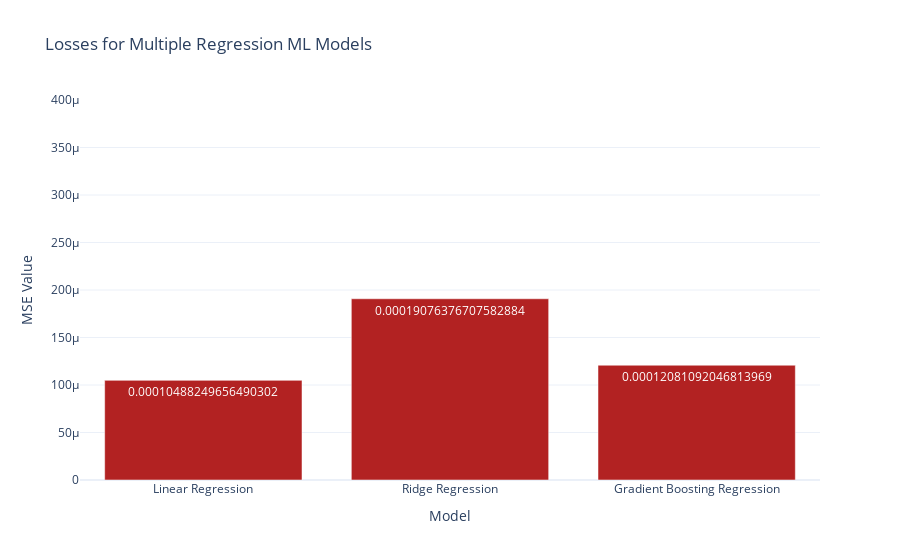

The notebook cell saved with this chart:
### Code cell
Regression_models = ['Linear Regression', 'Ridge Regression','Gradient Boosting Regression']
reg_accuracies = [LR_train_r2, RR_test_r2, GB_test_r2]
reg_loss = [LR_mse, RR_mse, GB_mse]

fig = go.Figure()

fig.add_trace(go.Bar(
    x=Regression_models,
    y=reg_loss,
    name='Loss (MSE)',
    marker_color='firebrick',
    text=[f'{loss}' for loss in reg_loss],
    textposition='auto'
))

fig.update_layout(
    title='Losses for Multiple Regression ML Models',
    xaxis_title='Model',
    yaxis_title='MSE Value',
    yaxis_range=[0, 0.0004],  # Adjust y-axis range accordingly
    template='plotly_white',
    barmode='group'  # Group bars for each model
)

### Figure 1 — Plotly figure (JSON) as saved in the notebook; plotly's stock layout.template omitted (floating-point values rounded to 4 significant figures)
{"data": [{"marker": {"color": "firebrick"}, "name": "Loss (MSE)", "text": ["0.00010488249656490302", "0.00019076376707582884", "0.00012081092046813969"], "textposition": "auto", "type": "bar", "x": ["Linear Regression", "Ridge Regression", "Gradient Boosting Regression"], "y": [0.0001049, 0.0001908, 0.0001208]}], "layout": {"barmode": "group", "title": {"text": "Losses for Multiple Regression ML Models"}, "xaxis": {"title": {"text": "Model"}}, "yaxis": {"range": [0, 0.0004], "title": {"text": "MSE Value"}}}}
